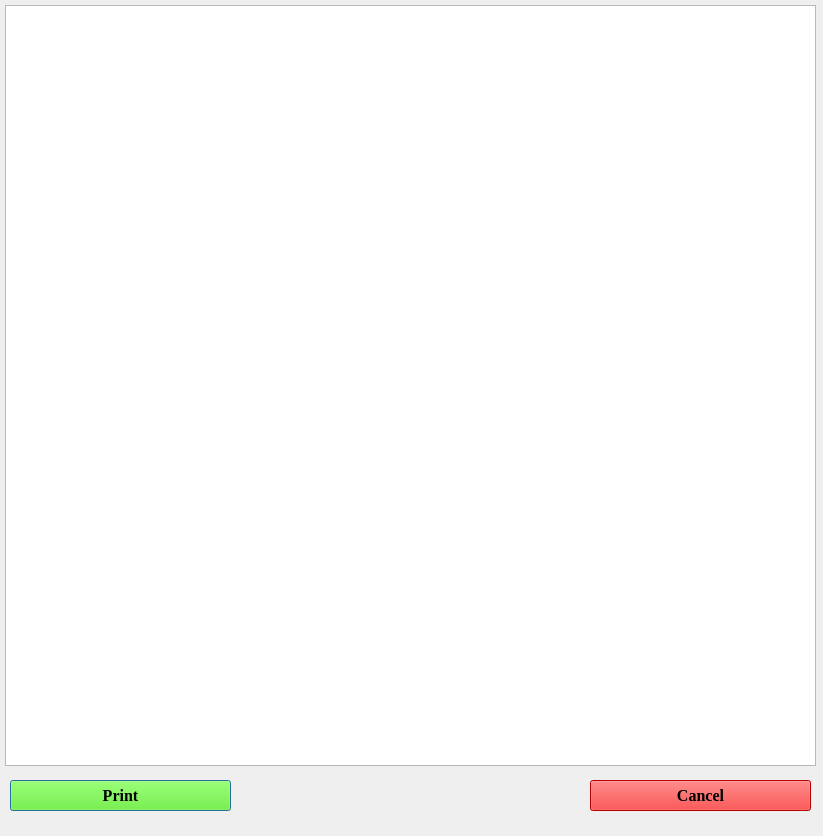
<?xml version="1.0" encoding="UTF-8"?>
<ui version="4.0">
 <class>Dialog</class>
 <widget class="QDialog" name="Dialog">
  <property name="geometry">
   <rect>
    <x>0</x>
    <y>0</y>
    <width>823</width>
    <height>836</height>
   </rect>
  </property>
  <property name="minimumSize">
   <size>
    <width>823</width>
    <height>836</height>
   </size>
  </property>
  <property name="maximumSize">
   <size>
    <width>16777214</width>
    <height>16777215</height>
   </size>
  </property>
  <property name="sizeIncrement">
   <size>
    <width>823</width>
    <height>837</height>
   </size>
  </property>
  <property name="windowTitle">
   <string>Dialog</string>
  </property>
  <widget class="QTextEdit" name="textEdit">
   <property name="geometry">
    <rect>
     <x>5</x>
     <y>5</y>
     <width>811</width>
     <height>761</height>
    </rect>
   </property>
  </widget>
  <widget class="QPushButton" name="pushButton_7">
   <property name="geometry">
    <rect>
     <x>10</x>
     <y>780</y>
     <width>221</width>
     <height>31</height>
    </rect>
   </property>
   <property name="palette">
    <palette>
     <active>
      <colorrole role="WindowText">
       <brush brushstyle="SolidPattern">
        <color alpha="255">
         <red>0</red>
         <green>0</green>
         <blue>0</blue>
        </color>
       </brush>
      </colorrole>
      <colorrole role="Button">
       <brush brushstyle="SolidPattern">
        <color alpha="255">
         <red>85</red>
         <green>255</green>
         <blue>0</blue>
        </color>
       </brush>
      </colorrole>
      <colorrole role="Light">
       <brush brushstyle="SolidPattern">
        <color alpha="255">
         <red>170</red>
         <green>255</green>
         <blue>127</blue>
        </color>
       </brush>
      </colorrole>
      <colorrole role="Midlight">
       <brush brushstyle="SolidPattern">
        <color alpha="255">
         <red>127</red>
         <green>255</green>
         <blue>63</blue>
        </color>
       </brush>
      </colorrole>
      <colorrole role="Dark">
       <brush brushstyle="SolidPattern">
        <color alpha="255">
         <red>42</red>
         <green>127</green>
         <blue>0</blue>
        </color>
       </brush>
      </colorrole>
      <colorrole role="Mid">
       <brush brushstyle="SolidPattern">
        <color alpha="255">
         <red>57</red>
         <green>170</green>
         <blue>0</blue>
        </color>
       </brush>
      </colorrole>
      <colorrole role="Text">
       <brush brushstyle="SolidPattern">
        <color alpha="255">
         <red>0</red>
         <green>0</green>
         <blue>0</blue>
        </color>
       </brush>
      </colorrole>
      <colorrole role="BrightText">
       <brush brushstyle="SolidPattern">
        <color alpha="255">
         <red>255</red>
         <green>255</green>
         <blue>255</blue>
        </color>
       </brush>
      </colorrole>
      <colorrole role="ButtonText">
       <brush brushstyle="SolidPattern">
        <color alpha="255">
         <red>0</red>
         <green>0</green>
         <blue>0</blue>
        </color>
       </brush>
      </colorrole>
      <colorrole role="Base">
       <brush brushstyle="SolidPattern">
        <color alpha="255">
         <red>255</red>
         <green>255</green>
         <blue>255</blue>
        </color>
       </brush>
      </colorrole>
      <colorrole role="Window">
       <brush brushstyle="SolidPattern">
        <color alpha="255">
         <red>85</red>
         <green>255</green>
         <blue>0</blue>
        </color>
       </brush>
      </colorrole>
      <colorrole role="Shadow">
       <brush brushstyle="SolidPattern">
        <color alpha="255">
         <red>0</red>
         <green>0</green>
         <blue>0</blue>
        </color>
       </brush>
      </colorrole>
      <colorrole role="AlternateBase">
       <brush brushstyle="SolidPattern">
        <color alpha="255">
         <red>170</red>
         <green>255</green>
         <blue>127</blue>
        </color>
       </brush>
      </colorrole>
      <colorrole role="ToolTipBase">
       <brush brushstyle="SolidPattern">
        <color alpha="255">
         <red>255</red>
         <green>255</green>
         <blue>220</blue>
        </color>
       </brush>
      </colorrole>
      <colorrole role="ToolTipText">
       <brush brushstyle="SolidPattern">
        <color alpha="255">
         <red>0</red>
         <green>0</green>
         <blue>0</blue>
        </color>
       </brush>
      </colorrole>
      <colorrole role="PlaceholderText">
       <brush brushstyle="SolidPattern">
        <color alpha="128">
         <red>0</red>
         <green>0</green>
         <blue>0</blue>
        </color>
       </brush>
      </colorrole>
     </active>
     <inactive>
      <colorrole role="WindowText">
       <brush brushstyle="SolidPattern">
        <color alpha="255">
         <red>0</red>
         <green>0</green>
         <blue>0</blue>
        </color>
       </brush>
      </colorrole>
      <colorrole role="Button">
       <brush brushstyle="SolidPattern">
        <color alpha="255">
         <red>85</red>
         <green>255</green>
         <blue>0</blue>
        </color>
       </brush>
      </colorrole>
      <colorrole role="Light">
       <brush brushstyle="SolidPattern">
        <color alpha="255">
         <red>170</red>
         <green>255</green>
         <blue>127</blue>
        </color>
       </brush>
      </colorrole>
      <colorrole role="Midlight">
       <brush brushstyle="SolidPattern">
        <color alpha="255">
         <red>127</red>
         <green>255</green>
         <blue>63</blue>
        </color>
       </brush>
      </colorrole>
      <colorrole role="Dark">
       <brush brushstyle="SolidPattern">
        <color alpha="255">
         <red>42</red>
         <green>127</green>
         <blue>0</blue>
        </color>
       </brush>
      </colorrole>
      <colorrole role="Mid">
       <brush brushstyle="SolidPattern">
        <color alpha="255">
         <red>57</red>
         <green>170</green>
         <blue>0</blue>
        </color>
       </brush>
      </colorrole>
      <colorrole role="Text">
       <brush brushstyle="SolidPattern">
        <color alpha="255">
         <red>0</red>
         <green>0</green>
         <blue>0</blue>
        </color>
       </brush>
      </colorrole>
      <colorrole role="BrightText">
       <brush brushstyle="SolidPattern">
        <color alpha="255">
         <red>255</red>
         <green>255</green>
         <blue>255</blue>
        </color>
       </brush>
      </colorrole>
      <colorrole role="ButtonText">
       <brush brushstyle="SolidPattern">
        <color alpha="255">
         <red>0</red>
         <green>0</green>
         <blue>0</blue>
        </color>
       </brush>
      </colorrole>
      <colorrole role="Base">
       <brush brushstyle="SolidPattern">
        <color alpha="255">
         <red>255</red>
         <green>255</green>
         <blue>255</blue>
        </color>
       </brush>
      </colorrole>
      <colorrole role="Window">
       <brush brushstyle="SolidPattern">
        <color alpha="255">
         <red>85</red>
         <green>255</green>
         <blue>0</blue>
        </color>
       </brush>
      </colorrole>
      <colorrole role="Shadow">
       <brush brushstyle="SolidPattern">
        <color alpha="255">
         <red>0</red>
         <green>0</green>
         <blue>0</blue>
        </color>
       </brush>
      </colorrole>
      <colorrole role="AlternateBase">
       <brush brushstyle="SolidPattern">
        <color alpha="255">
         <red>170</red>
         <green>255</green>
         <blue>127</blue>
        </color>
       </brush>
      </colorrole>
      <colorrole role="ToolTipBase">
       <brush brushstyle="SolidPattern">
        <color alpha="255">
         <red>255</red>
         <green>255</green>
         <blue>220</blue>
        </color>
       </brush>
      </colorrole>
      <colorrole role="ToolTipText">
       <brush brushstyle="SolidPattern">
        <color alpha="255">
         <red>0</red>
         <green>0</green>
         <blue>0</blue>
        </color>
       </brush>
      </colorrole>
      <colorrole role="PlaceholderText">
       <brush brushstyle="SolidPattern">
        <color alpha="128">
         <red>0</red>
         <green>0</green>
         <blue>0</blue>
        </color>
       </brush>
      </colorrole>
     </inactive>
     <disabled>
      <colorrole role="WindowText">
       <brush brushstyle="SolidPattern">
        <color alpha="255">
         <red>42</red>
         <green>127</green>
         <blue>0</blue>
        </color>
       </brush>
      </colorrole>
      <colorrole role="Button">
       <brush brushstyle="SolidPattern">
        <color alpha="255">
         <red>85</red>
         <green>255</green>
         <blue>0</blue>
        </color>
       </brush>
      </colorrole>
      <colorrole role="Light">
       <brush brushstyle="SolidPattern">
        <color alpha="255">
         <red>170</red>
         <green>255</green>
         <blue>127</blue>
        </color>
       </brush>
      </colorrole>
      <colorrole role="Midlight">
       <brush brushstyle="SolidPattern">
        <color alpha="255">
         <red>127</red>
         <green>255</green>
         <blue>63</blue>
        </color>
       </brush>
      </colorrole>
      <colorrole role="Dark">
       <brush brushstyle="SolidPattern">
        <color alpha="255">
         <red>42</red>
         <green>127</green>
         <blue>0</blue>
        </color>
       </brush>
      </colorrole>
      <colorrole role="Mid">
       <brush brushstyle="SolidPattern">
        <color alpha="255">
         <red>57</red>
         <green>170</green>
         <blue>0</blue>
        </color>
       </brush>
      </colorrole>
      <colorrole role="Text">
       <brush brushstyle="SolidPattern">
        <color alpha="255">
         <red>42</red>
         <green>127</green>
         <blue>0</blue>
        </color>
       </brush>
      </colorrole>
      <colorrole role="BrightText">
       <brush brushstyle="SolidPattern">
        <color alpha="255">
         <red>255</red>
         <green>255</green>
         <blue>255</blue>
        </color>
       </brush>
      </colorrole>
      <colorrole role="ButtonText">
       <brush brushstyle="SolidPattern">
        <color alpha="255">
         <red>42</red>
         <green>127</green>
         <blue>0</blue>
        </color>
       </brush>
      </colorrole>
      <colorrole role="Base">
       <brush brushstyle="SolidPattern">
        <color alpha="255">
         <red>85</red>
         <green>255</green>
         <blue>0</blue>
        </color>
       </brush>
      </colorrole>
      <colorrole role="Window">
       <brush brushstyle="SolidPattern">
        <color alpha="255">
         <red>85</red>
         <green>255</green>
         <blue>0</blue>
        </color>
       </brush>
      </colorrole>
      <colorrole role="Shadow">
       <brush brushstyle="SolidPattern">
        <color alpha="255">
         <red>0</red>
         <green>0</green>
         <blue>0</blue>
        </color>
       </brush>
      </colorrole>
      <colorrole role="AlternateBase">
       <brush brushstyle="SolidPattern">
        <color alpha="255">
         <red>85</red>
         <green>255</green>
         <blue>0</blue>
        </color>
       </brush>
      </colorrole>
      <colorrole role="ToolTipBase">
       <brush brushstyle="SolidPattern">
        <color alpha="255">
         <red>255</red>
         <green>255</green>
         <blue>220</blue>
        </color>
       </brush>
      </colorrole>
      <colorrole role="ToolTipText">
       <brush brushstyle="SolidPattern">
        <color alpha="255">
         <red>0</red>
         <green>0</green>
         <blue>0</blue>
        </color>
       </brush>
      </colorrole>
      <colorrole role="PlaceholderText">
       <brush brushstyle="SolidPattern">
        <color alpha="128">
         <red>0</red>
         <green>0</green>
         <blue>0</blue>
        </color>
       </brush>
      </colorrole>
     </disabled>
    </palette>
   </property>
   <property name="font">
    <font>
     <family>Times New Roman</family>
     <pointsize>12</pointsize>
     <weight>75</weight>
     <bold>true</bold>
    </font>
   </property>
   <property name="text">
    <string>Print</string>
   </property>
  </widget>
  <widget class="QPushButton" name="pushButton_8">
   <property name="geometry">
    <rect>
     <x>590</x>
     <y>780</y>
     <width>221</width>
     <height>31</height>
    </rect>
   </property>
   <property name="palette">
    <palette>
     <active>
      <colorrole role="WindowText">
       <brush brushstyle="SolidPattern">
        <color alpha="255">
         <red>0</red>
         <green>0</green>
         <blue>0</blue>
        </color>
       </brush>
      </colorrole>
      <colorrole role="Button">
       <brush brushstyle="SolidPattern">
        <color alpha="255">
         <red>255</red>
         <green>0</green>
         <blue>0</blue>
        </color>
       </brush>
      </colorrole>
      <colorrole role="Light">
       <brush brushstyle="SolidPattern">
        <color alpha="255">
         <red>255</red>
         <green>127</green>
         <blue>127</blue>
        </color>
       </brush>
      </colorrole>
      <colorrole role="Midlight">
       <brush brushstyle="SolidPattern">
        <color alpha="255">
         <red>255</red>
         <green>63</green>
         <blue>63</blue>
        </color>
       </brush>
      </colorrole>
      <colorrole role="Dark">
       <brush brushstyle="SolidPattern">
        <color alpha="255">
         <red>127</red>
         <green>0</green>
         <blue>0</blue>
        </color>
       </brush>
      </colorrole>
      <colorrole role="Mid">
       <brush brushstyle="SolidPattern">
        <color alpha="255">
         <red>170</red>
         <green>0</green>
         <blue>0</blue>
        </color>
       </brush>
      </colorrole>
      <colorrole role="Text">
       <brush brushstyle="SolidPattern">
        <color alpha="255">
         <red>0</red>
         <green>0</green>
         <blue>0</blue>
        </color>
       </brush>
      </colorrole>
      <colorrole role="BrightText">
       <brush brushstyle="SolidPattern">
        <color alpha="255">
         <red>255</red>
         <green>255</green>
         <blue>255</blue>
        </color>
       </brush>
      </colorrole>
      <colorrole role="ButtonText">
       <brush brushstyle="SolidPattern">
        <color alpha="255">
         <red>0</red>
         <green>0</green>
         <blue>0</blue>
        </color>
       </brush>
      </colorrole>
      <colorrole role="Base">
       <brush brushstyle="SolidPattern">
        <color alpha="255">
         <red>255</red>
         <green>255</green>
         <blue>255</blue>
        </color>
       </brush>
      </colorrole>
      <colorrole role="Window">
       <brush brushstyle="SolidPattern">
        <color alpha="255">
         <red>255</red>
         <green>0</green>
         <blue>0</blue>
        </color>
       </brush>
      </colorrole>
      <colorrole role="Shadow">
       <brush brushstyle="SolidPattern">
        <color alpha="255">
         <red>0</red>
         <green>0</green>
         <blue>0</blue>
        </color>
       </brush>
      </colorrole>
      <colorrole role="AlternateBase">
       <brush brushstyle="SolidPattern">
        <color alpha="255">
         <red>255</red>
         <green>127</green>
         <blue>127</blue>
        </color>
       </brush>
      </colorrole>
      <colorrole role="ToolTipBase">
       <brush brushstyle="SolidPattern">
        <color alpha="255">
         <red>255</red>
         <green>255</green>
         <blue>220</blue>
        </color>
       </brush>
      </colorrole>
      <colorrole role="ToolTipText">
       <brush brushstyle="SolidPattern">
        <color alpha="255">
         <red>0</red>
         <green>0</green>
         <blue>0</blue>
        </color>
       </brush>
      </colorrole>
      <colorrole role="PlaceholderText">
       <brush brushstyle="SolidPattern">
        <color alpha="128">
         <red>0</red>
         <green>0</green>
         <blue>0</blue>
        </color>
       </brush>
      </colorrole>
     </active>
     <inactive>
      <colorrole role="WindowText">
       <brush brushstyle="SolidPattern">
        <color alpha="255">
         <red>0</red>
         <green>0</green>
         <blue>0</blue>
        </color>
       </brush>
      </colorrole>
      <colorrole role="Button">
       <brush brushstyle="SolidPattern">
        <color alpha="255">
         <red>255</red>
         <green>0</green>
         <blue>0</blue>
        </color>
       </brush>
      </colorrole>
      <colorrole role="Light">
       <brush brushstyle="SolidPattern">
        <color alpha="255">
         <red>255</red>
         <green>127</green>
         <blue>127</blue>
        </color>
       </brush>
      </colorrole>
      <colorrole role="Midlight">
       <brush brushstyle="SolidPattern">
        <color alpha="255">
         <red>255</red>
         <green>63</green>
         <blue>63</blue>
        </color>
       </brush>
      </colorrole>
      <colorrole role="Dark">
       <brush brushstyle="SolidPattern">
        <color alpha="255">
         <red>127</red>
         <green>0</green>
         <blue>0</blue>
        </color>
       </brush>
      </colorrole>
      <colorrole role="Mid">
       <brush brushstyle="SolidPattern">
        <color alpha="255">
         <red>170</red>
         <green>0</green>
         <blue>0</blue>
        </color>
       </brush>
      </colorrole>
      <colorrole role="Text">
       <brush brushstyle="SolidPattern">
        <color alpha="255">
         <red>0</red>
         <green>0</green>
         <blue>0</blue>
        </color>
       </brush>
      </colorrole>
      <colorrole role="BrightText">
       <brush brushstyle="SolidPattern">
        <color alpha="255">
         <red>255</red>
         <green>255</green>
         <blue>255</blue>
        </color>
       </brush>
      </colorrole>
      <colorrole role="ButtonText">
       <brush brushstyle="SolidPattern">
        <color alpha="255">
         <red>0</red>
         <green>0</green>
         <blue>0</blue>
        </color>
       </brush>
      </colorrole>
      <colorrole role="Base">
       <brush brushstyle="SolidPattern">
        <color alpha="255">
         <red>255</red>
         <green>255</green>
         <blue>255</blue>
        </color>
       </brush>
      </colorrole>
      <colorrole role="Window">
       <brush brushstyle="SolidPattern">
        <color alpha="255">
         <red>255</red>
         <green>0</green>
         <blue>0</blue>
        </color>
       </brush>
      </colorrole>
      <colorrole role="Shadow">
       <brush brushstyle="SolidPattern">
        <color alpha="255">
         <red>0</red>
         <green>0</green>
         <blue>0</blue>
        </color>
       </brush>
      </colorrole>
      <colorrole role="AlternateBase">
       <brush brushstyle="SolidPattern">
        <color alpha="255">
         <red>255</red>
         <green>127</green>
         <blue>127</blue>
        </color>
       </brush>
      </colorrole>
      <colorrole role="ToolTipBase">
       <brush brushstyle="SolidPattern">
        <color alpha="255">
         <red>255</red>
         <green>255</green>
         <blue>220</blue>
        </color>
       </brush>
      </colorrole>
      <colorrole role="ToolTipText">
       <brush brushstyle="SolidPattern">
        <color alpha="255">
         <red>0</red>
         <green>0</green>
         <blue>0</blue>
        </color>
       </brush>
      </colorrole>
      <colorrole role="PlaceholderText">
       <brush brushstyle="SolidPattern">
        <color alpha="128">
         <red>0</red>
         <green>0</green>
         <blue>0</blue>
        </color>
       </brush>
      </colorrole>
     </inactive>
     <disabled>
      <colorrole role="WindowText">
       <brush brushstyle="SolidPattern">
        <color alpha="255">
         <red>127</red>
         <green>0</green>
         <blue>0</blue>
        </color>
       </brush>
      </colorrole>
      <colorrole role="Button">
       <brush brushstyle="SolidPattern">
        <color alpha="255">
         <red>255</red>
         <green>0</green>
         <blue>0</blue>
        </color>
       </brush>
      </colorrole>
      <colorrole role="Light">
       <brush brushstyle="SolidPattern">
        <color alpha="255">
         <red>255</red>
         <green>127</green>
         <blue>127</blue>
        </color>
       </brush>
      </colorrole>
      <colorrole role="Midlight">
       <brush brushstyle="SolidPattern">
        <color alpha="255">
         <red>255</red>
         <green>63</green>
         <blue>63</blue>
        </color>
       </brush>
      </colorrole>
      <colorrole role="Dark">
       <brush brushstyle="SolidPattern">
        <color alpha="255">
         <red>127</red>
         <green>0</green>
         <blue>0</blue>
        </color>
       </brush>
      </colorrole>
      <colorrole role="Mid">
       <brush brushstyle="SolidPattern">
        <color alpha="255">
         <red>170</red>
         <green>0</green>
         <blue>0</blue>
        </color>
       </brush>
      </colorrole>
      <colorrole role="Text">
       <brush brushstyle="SolidPattern">
        <color alpha="255">
         <red>127</red>
         <green>0</green>
         <blue>0</blue>
        </color>
       </brush>
      </colorrole>
      <colorrole role="BrightText">
       <brush brushstyle="SolidPattern">
        <color alpha="255">
         <red>255</red>
         <green>255</green>
         <blue>255</blue>
        </color>
       </brush>
      </colorrole>
      <colorrole role="ButtonText">
       <brush brushstyle="SolidPattern">
        <color alpha="255">
         <red>127</red>
         <green>0</green>
         <blue>0</blue>
        </color>
       </brush>
      </colorrole>
      <colorrole role="Base">
       <brush brushstyle="SolidPattern">
        <color alpha="255">
         <red>255</red>
         <green>0</green>
         <blue>0</blue>
        </color>
       </brush>
      </colorrole>
      <colorrole role="Window">
       <brush brushstyle="SolidPattern">
        <color alpha="255">
         <red>255</red>
         <green>0</green>
         <blue>0</blue>
        </color>
       </brush>
      </colorrole>
      <colorrole role="Shadow">
       <brush brushstyle="SolidPattern">
        <color alpha="255">
         <red>0</red>
         <green>0</green>
         <blue>0</blue>
        </color>
       </brush>
      </colorrole>
      <colorrole role="AlternateBase">
       <brush brushstyle="SolidPattern">
        <color alpha="255">
         <red>255</red>
         <green>0</green>
         <blue>0</blue>
        </color>
       </brush>
      </colorrole>
      <colorrole role="ToolTipBase">
       <brush brushstyle="SolidPattern">
        <color alpha="255">
         <red>255</red>
         <green>255</green>
         <blue>220</blue>
        </color>
       </brush>
      </colorrole>
      <colorrole role="ToolTipText">
       <brush brushstyle="SolidPattern">
        <color alpha="255">
         <red>0</red>
         <green>0</green>
         <blue>0</blue>
        </color>
       </brush>
      </colorrole>
      <colorrole role="PlaceholderText">
       <brush brushstyle="SolidPattern">
        <color alpha="128">
         <red>0</red>
         <green>0</green>
         <blue>0</blue>
        </color>
       </brush>
      </colorrole>
     </disabled>
    </palette>
   </property>
   <property name="font">
    <font>
     <family>Times New Roman</family>
     <pointsize>12</pointsize>
     <weight>75</weight>
     <bold>true</bold>
    </font>
   </property>
   <property name="text">
    <string>Cancel</string>
   </property>
  </widget>
 </widget>
 <resources/>
 <connections/>
</ui>
